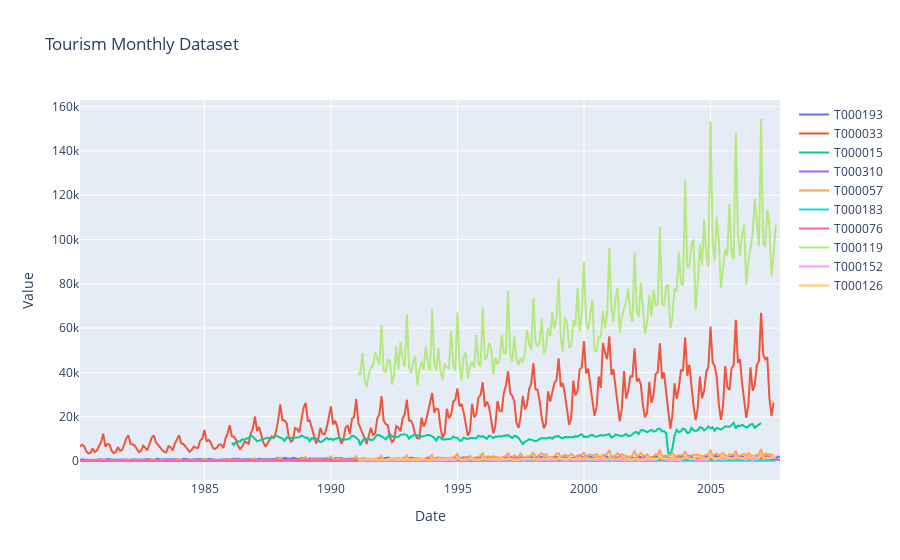

The notebook cell saved with this chart:
### Code cell
fig = go.Figure()
seed_everything()
random_ids = np.random.choice(df["id"].unique(), 10, replace=False)

for i in random_ids:
    fig.add_trace(
        go.Scatter(x=df[df["id"] == i]["date"], y=df[df["id"] == i]["value"], name=str(i))
    )
fig.update_layout(title="Tourism Monthly Dataset", xaxis_title="Date", yaxis_title="Value")
fig.show()

### Figure 1 — Plotly figure (JSON) as saved in the notebook; plotly's stock layout.template omitted (floating-point values rounded to 4 significant figures; data arrays with more than 128 entries replaced by an {"elided": "..."} marker saying what was removed)
{"data": [{"name": "T000193", "type": "scatter", "x": {"elided": "333 str values"}, "y": {"elided": "333 int values"}}, {"name": "T000033", "type": "scatter", "x": {"elided": "330 str values"}, "y": {"elided": "330 int values"}}, {"name": "T000015", "type": "scatter", "x": {"elided": "252 str values"}, "y": {"elided": "252 float values"}}, {"name": "T000310", "type": "scatter", "x": {"elided": "333 str values"}, "y": {"elided": "333 int values"}}, {"name": "T000057", "type": "scatter", "x": {"elided": "330 str values"}, "y": {"elided": "330 int values"}}, {"name": "T000183", "type": "scatter", "x": {"elided": "331 str values"}, "y": {"elided": "331 int values"}}, {"name": "T000076", "type": "scatter", "x": {"elided": "330 str values"}, "y": {"elided": "330 int values"}}, {"name": "T000119", "type": "scatter", "x": {"elided": "199 str values"}, "y": {"elided": "199 int values"}}, {"name": "T000152", "type": "scatter", "x": {"elided": "199 str values"}, "y": {"elided": "199 int values"}}, {"name": "T000126", "type": "scatter", "x": {"elided": "199 str values"}, "y": {"elided": "199 int values"}}], "layout": {"title": {"text": "Tourism Monthly Dataset"}, "xaxis": {"title": {"text": "Date"}}, "yaxis": {"title": {"text": "Value"}}}}
